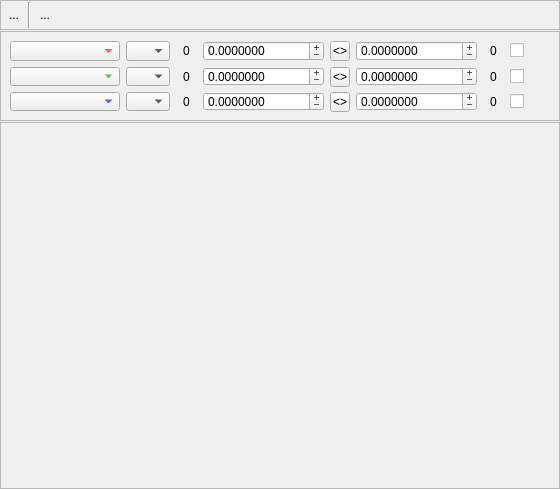
<ui version="4.0" >
 <class>wWatchVector</class>
 <widget class="QWidget" name="wWatchVector" >
  <property name="geometry" >
   <rect>
    <x>0</x>
    <y>0</y>
    <width>560</width>
    <height>489</height>
   </rect>
  </property>
  <property name="windowTitle" >
   <string/>
  </property>
  <property name="windowIcon" >
   <iconset resource="../glslDevil.qrc" >:/icons/icons/watch-icon_32.png</iconset>
  </property>
  <layout class="QVBoxLayout" >
   <property name="spacing" >
    <number>1</number>
   </property>
   <property name="leftMargin" >
    <number>0</number>
   </property>
   <property name="topMargin" >
    <number>0</number>
   </property>
   <property name="rightMargin" >
    <number>0</number>
   </property>
   <property name="bottomMargin" >
    <number>0</number>
   </property>
   <item>
    <widget class="QFrame" name="frame" >
     <property name="maximumSize" >
      <size>
       <width>16777215</width>
       <height>30</height>
      </size>
     </property>
     <property name="frameShape" >
      <enum>QFrame::StyledPanel</enum>
     </property>
     <property name="frameShadow" >
      <enum>QFrame::Raised</enum>
     </property>
     <layout class="QHBoxLayout" >
      <property name="spacing" >
       <number>2</number>
      </property>
      <property name="leftMargin" >
       <number>1</number>
      </property>
      <property name="topMargin" >
       <number>1</number>
      </property>
      <property name="rightMargin" >
       <number>1</number>
      </property>
      <property name="bottomMargin" >
       <number>1</number>
      </property>
      <item>
       <widget class="QToolButton" name="tbShowMapping" >
        <property name="toolTip" >
         <string>Show Color Mapping</string>
        </property>
        <property name="text" >
         <string>...</string>
        </property>
        <property name="icon" >
         <iconset resource="../glslDevil.qrc" >:/icons/icons/watch-vector-mapping_32.png</iconset>
        </property>
        <property name="checkable" >
         <bool>true</bool>
        </property>
        <property name="checked" >
         <bool>false</bool>
        </property>
        <property name="autoRaise" >
         <bool>true</bool>
        </property>
       </widget>
      </item>
      <item>
       <widget class="Line" name="line" >
        <property name="orientation" >
         <enum>Qt::Vertical</enum>
        </property>
       </widget>
      </item>
      <item>
       <widget class="QToolButton" name="tbSaveImage" >
        <property name="toolTip" >
         <string>Save Image Data ...</string>
        </property>
        <property name="text" >
         <string>...</string>
        </property>
        <property name="icon" >
         <iconset resource="../glslDevil.qrc" >:/icons/icons/vector-view-save-as_32.png</iconset>
        </property>
        <property name="autoRaise" >
         <bool>true</bool>
        </property>
       </widget>
      </item>
      <item>
       <spacer>
        <property name="orientation" >
         <enum>Qt::Horizontal</enum>
        </property>
        <property name="sizeHint" >
         <size>
          <width>40</width>
          <height>10</height>
         </size>
        </property>
       </spacer>
      </item>
     </layout>
    </widget>
   </item>
   <item>
    <widget class="QFrame" name="fMapping" >
     <property name="sizePolicy" >
      <sizepolicy vsizetype="Fixed" hsizetype="Preferred" >
       <horstretch>0</horstretch>
       <verstretch>0</verstretch>
      </sizepolicy>
     </property>
     <property name="maximumSize" >
      <size>
       <width>16777215</width>
       <height>90</height>
      </size>
     </property>
     <property name="frameShape" >
      <enum>QFrame::StyledPanel</enum>
     </property>
     <property name="frameShadow" >
      <enum>QFrame::Raised</enum>
     </property>
     <layout class="QGridLayout" >
      <property name="leftMargin" >
       <number>9</number>
      </property>
      <property name="topMargin" >
       <number>9</number>
      </property>
      <property name="rightMargin" >
       <number>9</number>
      </property>
      <property name="bottomMargin" >
       <number>9</number>
      </property>
      <property name="horizontalSpacing" >
       <number>6</number>
      </property>
      <property name="verticalSpacing" >
       <number>6</number>
      </property>
      <item row="2" column="1" >
       <widget class="QComboBox" name="cbMapBlue" >
        <property name="maximumSize" >
         <size>
          <width>44</width>
          <height>16777215</height>
         </size>
        </property>
        <property name="sizeAdjustPolicy" >
         <enum>QComboBox::AdjustToContents</enum>
        </property>
        <property name="minimumContentsLength" >
         <number>1</number>
        </property>
       </widget>
      </item>
      <item row="2" column="4" >
       <widget class="QToolButton" name="tbSwitchBlue" >
        <property name="minimumSize" >
         <size>
          <width>20</width>
          <height>20</height>
         </size>
        </property>
        <property name="maximumSize" >
         <size>
          <width>20</width>
          <height>20</height>
         </size>
        </property>
        <property name="text" >
         <string>&lt;></string>
        </property>
       </widget>
      </item>
      <item row="2" column="5" >
       <widget class="QDoubleSpinBox" name="dsMaxBlue" >
        <property name="sizePolicy" >
         <sizepolicy vsizetype="Fixed" hsizetype="Expanding" >
          <horstretch>0</horstretch>
          <verstretch>0</verstretch>
         </sizepolicy>
        </property>
        <property name="buttonSymbols" >
         <enum>QAbstractSpinBox::PlusMinus</enum>
        </property>
        <property name="accelerated" >
         <bool>true</bool>
        </property>
        <property name="decimals" >
         <number>7</number>
        </property>
        <property name="minimum" >
         <double>-339999999999999996123846586046231871488.000000000000000</double>
        </property>
        <property name="maximum" >
         <double>339999999999999996123846586046231871488.000000000000000</double>
        </property>
        <property name="value" >
         <double>0.000000000000000</double>
        </property>
       </widget>
      </item>
      <item row="2" column="3" >
       <widget class="QDoubleSpinBox" name="dsMinBlue" >
        <property name="sizePolicy" >
         <sizepolicy vsizetype="Fixed" hsizetype="Expanding" >
          <horstretch>0</horstretch>
          <verstretch>0</verstretch>
         </sizepolicy>
        </property>
        <property name="buttonSymbols" >
         <enum>QAbstractSpinBox::PlusMinus</enum>
        </property>
        <property name="accelerated" >
         <bool>true</bool>
        </property>
        <property name="decimals" >
         <number>7</number>
        </property>
        <property name="minimum" >
         <double>-339999999999999996123846586046231871488.000000000000000</double>
        </property>
        <property name="maximum" >
         <double>339999999999999996123846586046231871488.000000000000000</double>
        </property>
        <property name="value" >
         <double>0.000000000000000</double>
        </property>
       </widget>
      </item>
      <item row="1" column="4" >
       <widget class="QToolButton" name="tbSwitchGreen" >
        <property name="minimumSize" >
         <size>
          <width>20</width>
          <height>20</height>
         </size>
        </property>
        <property name="maximumSize" >
         <size>
          <width>20</width>
          <height>20</height>
         </size>
        </property>
        <property name="text" >
         <string>&lt;></string>
        </property>
       </widget>
      </item>
      <item row="1" column="5" >
       <widget class="QDoubleSpinBox" name="dsMaxGreen" >
        <property name="sizePolicy" >
         <sizepolicy vsizetype="Fixed" hsizetype="Expanding" >
          <horstretch>0</horstretch>
          <verstretch>0</verstretch>
         </sizepolicy>
        </property>
        <property name="buttonSymbols" >
         <enum>QAbstractSpinBox::PlusMinus</enum>
        </property>
        <property name="accelerated" >
         <bool>true</bool>
        </property>
        <property name="decimals" >
         <number>7</number>
        </property>
        <property name="minimum" >
         <double>-339999999999999996123846586046231871488.000000000000000</double>
        </property>
        <property name="maximum" >
         <double>339999999999999996123846586046231871488.000000000000000</double>
        </property>
        <property name="value" >
         <double>0.000000000000000</double>
        </property>
       </widget>
      </item>
      <item row="1" column="3" >
       <widget class="QDoubleSpinBox" name="dsMinGreen" >
        <property name="sizePolicy" >
         <sizepolicy vsizetype="Fixed" hsizetype="Expanding" >
          <horstretch>0</horstretch>
          <verstretch>0</verstretch>
         </sizepolicy>
        </property>
        <property name="buttonSymbols" >
         <enum>QAbstractSpinBox::PlusMinus</enum>
        </property>
        <property name="accelerated" >
         <bool>true</bool>
        </property>
        <property name="decimals" >
         <number>7</number>
        </property>
        <property name="minimum" >
         <double>-339999999999999996123846586046231871488.000000000000000</double>
        </property>
        <property name="maximum" >
         <double>339999999999999996123846586046231871488.000000000000000</double>
        </property>
        <property name="value" >
         <double>0.000000000000000</double>
        </property>
       </widget>
      </item>
      <item row="0" column="4" >
       <widget class="QToolButton" name="tbSwitchRed" >
        <property name="minimumSize" >
         <size>
          <width>20</width>
          <height>20</height>
         </size>
        </property>
        <property name="maximumSize" >
         <size>
          <width>20</width>
          <height>20</height>
         </size>
        </property>
        <property name="text" >
         <string>&lt;></string>
        </property>
        <property name="iconSize" >
         <size>
          <width>16</width>
          <height>16</height>
         </size>
        </property>
       </widget>
      </item>
      <item row="0" column="5" >
       <widget class="QDoubleSpinBox" name="dsMaxRed" >
        <property name="sizePolicy" >
         <sizepolicy vsizetype="Fixed" hsizetype="Expanding" >
          <horstretch>0</horstretch>
          <verstretch>0</verstretch>
         </sizepolicy>
        </property>
        <property name="buttonSymbols" >
         <enum>QAbstractSpinBox::PlusMinus</enum>
        </property>
        <property name="accelerated" >
         <bool>true</bool>
        </property>
        <property name="decimals" >
         <number>7</number>
        </property>
        <property name="minimum" >
         <double>-339999999999999996123846586046231871488.000000000000000</double>
        </property>
        <property name="maximum" >
         <double>339999999999999996123846586046231871488.000000000000000</double>
        </property>
        <property name="value" >
         <double>0.000000000000000</double>
        </property>
       </widget>
      </item>
      <item row="0" column="3" >
       <widget class="QDoubleSpinBox" name="dsMinRed" >
        <property name="sizePolicy" >
         <sizepolicy vsizetype="Fixed" hsizetype="Expanding" >
          <horstretch>0</horstretch>
          <verstretch>0</verstretch>
         </sizepolicy>
        </property>
        <property name="minimumSize" >
         <size>
          <width>0</width>
          <height>0</height>
         </size>
        </property>
        <property name="buttonSymbols" >
         <enum>QAbstractSpinBox::PlusMinus</enum>
        </property>
        <property name="accelerated" >
         <bool>true</bool>
        </property>
        <property name="decimals" >
         <number>7</number>
        </property>
        <property name="minimum" >
         <double>-339999999999999996123846586046231871488.000000000000000</double>
        </property>
        <property name="maximum" >
         <double>339999999999999996123846586046231871488.000000000000000</double>
        </property>
        <property name="value" >
         <double>0.000000000000000</double>
        </property>
       </widget>
      </item>
      <item row="0" column="0" >
       <widget class="QComboBox" name="cbRed" >
        <property name="palette" >
         <palette>
          <active>
           <colorrole role="WindowText" >
            <brush brushstyle="SolidPattern" >
             <color alpha="255" >
              <red>255</red>
              <green>0</green>
              <blue>0</blue>
             </color>
            </brush>
           </colorrole>
           <colorrole role="Text" >
            <brush brushstyle="SolidPattern" >
             <color alpha="255" >
              <red>255</red>
              <green>0</green>
              <blue>0</blue>
             </color>
            </brush>
           </colorrole>
           <colorrole role="BrightText" >
            <brush brushstyle="SolidPattern" >
             <color alpha="255" >
              <red>255</red>
              <green>255</green>
              <blue>255</blue>
             </color>
            </brush>
           </colorrole>
           <colorrole role="ButtonText" >
            <brush brushstyle="SolidPattern" >
             <color alpha="255" >
              <red>255</red>
              <green>0</green>
              <blue>0</blue>
             </color>
            </brush>
           </colorrole>
           <colorrole role="HighlightedText" >
            <brush brushstyle="SolidPattern" >
             <color alpha="255" >
              <red>255</red>
              <green>255</green>
              <blue>255</blue>
             </color>
            </brush>
           </colorrole>
          </active>
          <inactive>
           <colorrole role="WindowText" >
            <brush brushstyle="SolidPattern" >
             <color alpha="255" >
              <red>255</red>
              <green>0</green>
              <blue>0</blue>
             </color>
            </brush>
           </colorrole>
           <colorrole role="Text" >
            <brush brushstyle="SolidPattern" >
             <color alpha="255" >
              <red>255</red>
              <green>0</green>
              <blue>0</blue>
             </color>
            </brush>
           </colorrole>
           <colorrole role="BrightText" >
            <brush brushstyle="SolidPattern" >
             <color alpha="255" >
              <red>255</red>
              <green>255</green>
              <blue>255</blue>
             </color>
            </brush>
           </colorrole>
           <colorrole role="ButtonText" >
            <brush brushstyle="SolidPattern" >
             <color alpha="255" >
              <red>255</red>
              <green>0</green>
              <blue>0</blue>
             </color>
            </brush>
           </colorrole>
           <colorrole role="HighlightedText" >
            <brush brushstyle="SolidPattern" >
             <color alpha="255" >
              <red>255</red>
              <green>255</green>
              <blue>255</blue>
             </color>
            </brush>
           </colorrole>
          </inactive>
          <disabled>
           <colorrole role="WindowText" >
            <brush brushstyle="SolidPattern" >
             <color alpha="255" >
              <red>121</red>
              <green>125</green>
              <blue>121</blue>
             </color>
            </brush>
           </colorrole>
           <colorrole role="Text" >
            <brush brushstyle="SolidPattern" >
             <color alpha="255" >
              <red>121</red>
              <green>125</green>
              <blue>121</blue>
             </color>
            </brush>
           </colorrole>
           <colorrole role="BrightText" >
            <brush brushstyle="SolidPattern" >
             <color alpha="255" >
              <red>255</red>
              <green>255</green>
              <blue>255</blue>
             </color>
            </brush>
           </colorrole>
           <colorrole role="ButtonText" >
            <brush brushstyle="SolidPattern" >
             <color alpha="255" >
              <red>121</red>
              <green>125</green>
              <blue>121</blue>
             </color>
            </brush>
           </colorrole>
           <colorrole role="HighlightedText" >
            <brush brushstyle="SolidPattern" >
             <color alpha="255" >
              <red>255</red>
              <green>255</green>
              <blue>255</blue>
             </color>
            </brush>
           </colorrole>
          </disabled>
         </palette>
        </property>
       </widget>
      </item>
      <item row="1" column="0" >
       <widget class="QComboBox" name="cbGreen" >
        <property name="palette" >
         <palette>
          <active>
           <colorrole role="WindowText" >
            <brush brushstyle="SolidPattern" >
             <color alpha="255" >
              <red>0</red>
              <green>170</green>
              <blue>0</blue>
             </color>
            </brush>
           </colorrole>
           <colorrole role="Text" >
            <brush brushstyle="SolidPattern" >
             <color alpha="255" >
              <red>0</red>
              <green>170</green>
              <blue>0</blue>
             </color>
            </brush>
           </colorrole>
           <colorrole role="ButtonText" >
            <brush brushstyle="SolidPattern" >
             <color alpha="255" >
              <red>0</red>
              <green>170</green>
              <blue>0</blue>
             </color>
            </brush>
           </colorrole>
          </active>
          <inactive>
           <colorrole role="WindowText" >
            <brush brushstyle="SolidPattern" >
             <color alpha="255" >
              <red>0</red>
              <green>170</green>
              <blue>0</blue>
             </color>
            </brush>
           </colorrole>
           <colorrole role="Text" >
            <brush brushstyle="SolidPattern" >
             <color alpha="255" >
              <red>0</red>
              <green>170</green>
              <blue>0</blue>
             </color>
            </brush>
           </colorrole>
           <colorrole role="ButtonText" >
            <brush brushstyle="SolidPattern" >
             <color alpha="255" >
              <red>0</red>
              <green>170</green>
              <blue>0</blue>
             </color>
            </brush>
           </colorrole>
          </inactive>
          <disabled>
           <colorrole role="WindowText" >
            <brush brushstyle="SolidPattern" >
             <color alpha="255" >
              <red>121</red>
              <green>125</green>
              <blue>121</blue>
             </color>
            </brush>
           </colorrole>
           <colorrole role="Text" >
            <brush brushstyle="SolidPattern" >
             <color alpha="255" >
              <red>121</red>
              <green>125</green>
              <blue>121</blue>
             </color>
            </brush>
           </colorrole>
           <colorrole role="ButtonText" >
            <brush brushstyle="SolidPattern" >
             <color alpha="255" >
              <red>121</red>
              <green>125</green>
              <blue>121</blue>
             </color>
            </brush>
           </colorrole>
          </disabled>
         </palette>
        </property>
        <property name="sizeAdjustPolicy" >
         <enum>QComboBox::AdjustToMinimumContentsLength</enum>
        </property>
        <property name="minimumContentsLength" >
         <number>10</number>
        </property>
        <property name="duplicatesEnabled" >
         <bool>false</bool>
        </property>
       </widget>
      </item>
      <item row="2" column="0" >
       <widget class="QComboBox" name="cbBlue" >
        <property name="palette" >
         <palette>
          <active>
           <colorrole role="WindowText" >
            <brush brushstyle="SolidPattern" >
             <color alpha="255" >
              <red>0</red>
              <green>0</green>
              <blue>255</blue>
             </color>
            </brush>
           </colorrole>
           <colorrole role="Text" >
            <brush brushstyle="SolidPattern" >
             <color alpha="255" >
              <red>0</red>
              <green>0</green>
              <blue>255</blue>
             </color>
            </brush>
           </colorrole>
           <colorrole role="ButtonText" >
            <brush brushstyle="SolidPattern" >
             <color alpha="255" >
              <red>0</red>
              <green>0</green>
              <blue>255</blue>
             </color>
            </brush>
           </colorrole>
          </active>
          <inactive>
           <colorrole role="WindowText" >
            <brush brushstyle="SolidPattern" >
             <color alpha="255" >
              <red>0</red>
              <green>0</green>
              <blue>255</blue>
             </color>
            </brush>
           </colorrole>
           <colorrole role="Text" >
            <brush brushstyle="SolidPattern" >
             <color alpha="255" >
              <red>0</red>
              <green>0</green>
              <blue>255</blue>
             </color>
            </brush>
           </colorrole>
           <colorrole role="ButtonText" >
            <brush brushstyle="SolidPattern" >
             <color alpha="255" >
              <red>0</red>
              <green>0</green>
              <blue>255</blue>
             </color>
            </brush>
           </colorrole>
          </inactive>
          <disabled>
           <colorrole role="WindowText" >
            <brush brushstyle="SolidPattern" >
             <color alpha="255" >
              <red>121</red>
              <green>125</green>
              <blue>121</blue>
             </color>
            </brush>
           </colorrole>
           <colorrole role="Text" >
            <brush brushstyle="SolidPattern" >
             <color alpha="255" >
              <red>121</red>
              <green>125</green>
              <blue>121</blue>
             </color>
            </brush>
           </colorrole>
           <colorrole role="ButtonText" >
            <brush brushstyle="SolidPattern" >
             <color alpha="255" >
              <red>121</red>
              <green>125</green>
              <blue>121</blue>
             </color>
            </brush>
           </colorrole>
          </disabled>
         </palette>
        </property>
        <property name="minimumContentsLength" >
         <number>0</number>
        </property>
       </widget>
      </item>
      <item row="0" column="2" >
       <widget class="QToolButton" name="tbMinRed" >
        <property name="text" >
         <string>0</string>
        </property>
        <property name="toolButtonStyle" >
         <enum>Qt::ToolButtonTextOnly</enum>
        </property>
        <property name="autoRaise" >
         <bool>true</bool>
        </property>
       </widget>
      </item>
      <item row="1" column="2" >
       <widget class="QToolButton" name="tbMinGreen" >
        <property name="text" >
         <string>0</string>
        </property>
        <property name="toolButtonStyle" >
         <enum>Qt::ToolButtonTextOnly</enum>
        </property>
        <property name="autoRaise" >
         <bool>true</bool>
        </property>
       </widget>
      </item>
      <item row="1" column="1" >
       <widget class="QComboBox" name="cbMapGreen" >
        <property name="maximumSize" >
         <size>
          <width>44</width>
          <height>16777215</height>
         </size>
        </property>
        <property name="sizeAdjustPolicy" >
         <enum>QComboBox::AdjustToContents</enum>
        </property>
       </widget>
      </item>
      <item row="2" column="2" >
       <widget class="QToolButton" name="tbMinBlue" >
        <property name="text" >
         <string>0</string>
        </property>
        <property name="toolButtonStyle" >
         <enum>Qt::ToolButtonTextOnly</enum>
        </property>
        <property name="autoRaise" >
         <bool>true</bool>
        </property>
       </widget>
      </item>
      <item row="0" column="6" >
       <widget class="QToolButton" name="tbMaxRed" >
        <property name="text" >
         <string>0</string>
        </property>
        <property name="toolButtonStyle" >
         <enum>Qt::ToolButtonTextOnly</enum>
        </property>
        <property name="autoRaise" >
         <bool>true</bool>
        </property>
       </widget>
      </item>
      <item row="1" column="6" >
       <widget class="QToolButton" name="tbMaxGreen" >
        <property name="text" >
         <string>0</string>
        </property>
        <property name="toolButtonStyle" >
         <enum>Qt::ToolButtonTextOnly</enum>
        </property>
        <property name="autoRaise" >
         <bool>true</bool>
        </property>
       </widget>
      </item>
      <item row="2" column="6" >
       <widget class="QToolButton" name="tbMaxBlue" >
        <property name="text" >
         <string>0</string>
        </property>
        <property name="toolButtonStyle" >
         <enum>Qt::ToolButtonTextOnly</enum>
        </property>
        <property name="autoRaise" >
         <bool>true</bool>
        </property>
       </widget>
      </item>
      <item row="0" column="8" >
       <spacer>
        <property name="orientation" >
         <enum>Qt::Horizontal</enum>
        </property>
        <property name="sizeHint" >
         <size>
          <width>16</width>
          <height>26</height>
         </size>
        </property>
       </spacer>
      </item>
      <item row="1" column="8" >
       <spacer>
        <property name="orientation" >
         <enum>Qt::Horizontal</enum>
        </property>
        <property name="sizeHint" >
         <size>
          <width>16</width>
          <height>26</height>
         </size>
        </property>
       </spacer>
      </item>
      <item row="2" column="8" >
       <spacer>
        <property name="orientation" >
         <enum>Qt::Horizontal</enum>
        </property>
        <property name="sizeHint" >
         <size>
          <width>16</width>
          <height>26</height>
         </size>
        </property>
       </spacer>
      </item>
      <item row="0" column="7" >
       <widget class="QCheckBox" name="cbSyncRed" >
        <property name="text" >
         <string/>
        </property>
       </widget>
      </item>
      <item row="0" column="1" >
       <widget class="QComboBox" name="cbMapRed" >
        <property name="maximumSize" >
         <size>
          <width>44</width>
          <height>16777215</height>
         </size>
        </property>
        <property name="sizeAdjustPolicy" >
         <enum>QComboBox::AdjustToContents</enum>
        </property>
       </widget>
      </item>
      <item row="2" column="7" >
       <widget class="QCheckBox" name="cbSyncBlue" >
        <property name="text" >
         <string/>
        </property>
       </widget>
      </item>
      <item row="1" column="7" >
       <widget class="QCheckBox" name="cbSyncGreen" >
        <property name="text" >
         <string/>
        </property>
       </widget>
      </item>
     </layout>
    </widget>
   </item>
   <item>
    <widget class="QFrame" name="fContent" >
     <property name="frameShape" >
      <enum>QFrame::StyledPanel</enum>
     </property>
     <property name="frameShadow" >
      <enum>QFrame::Raised</enum>
     </property>
    </widget>
   </item>
  </layout>
 </widget>
 <resources>
  <include location="../glslDevil.qrc" />
  <include location="../glslDevil.qrc" />
 </resources>
 <connections>
  <connection>
   <sender>tbShowMapping</sender>
   <signal>toggled(bool)</signal>
   <receiver>fMapping</receiver>
   <slot>setShown(bool)</slot>
   <hints>
    <hint type="sourcelabel" >
     <x>21</x>
     <y>12</y>
    </hint>
    <hint type="destinationlabel" >
     <x>44</x>
     <y>41</y>
    </hint>
   </hints>
  </connection>
 </connections>
</ui>
